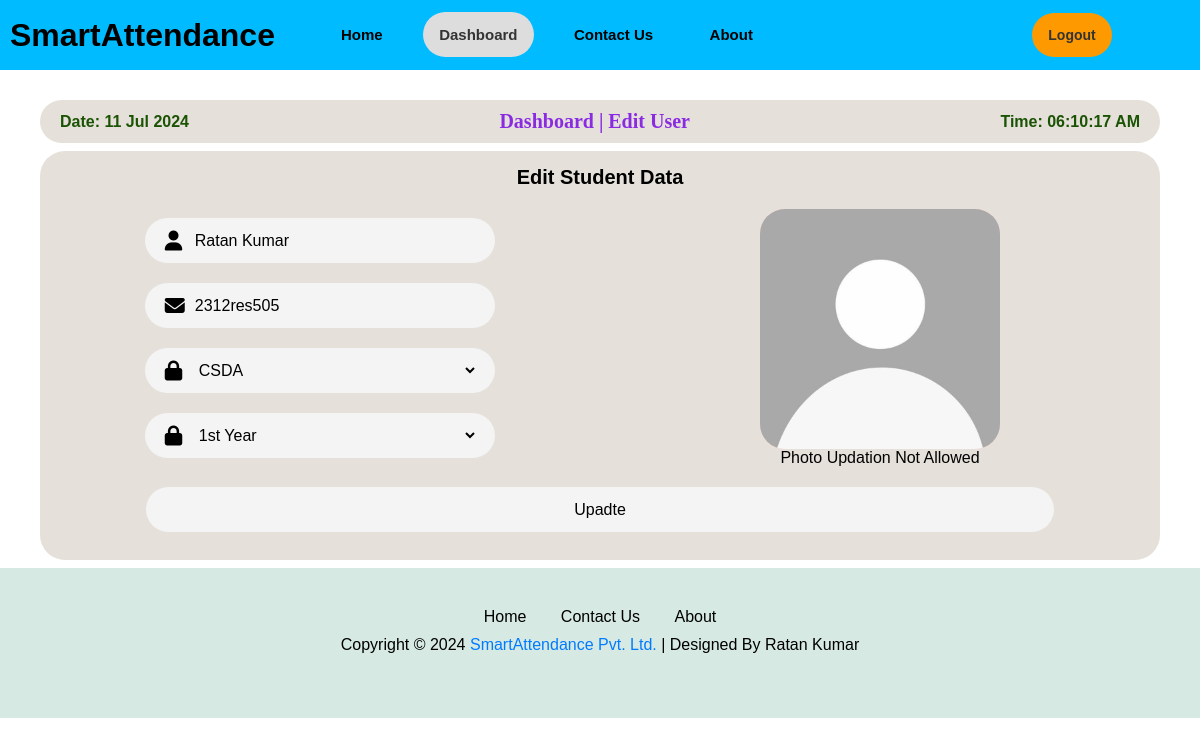
Page /edit_user/1 (signed in) on the earlier database version.
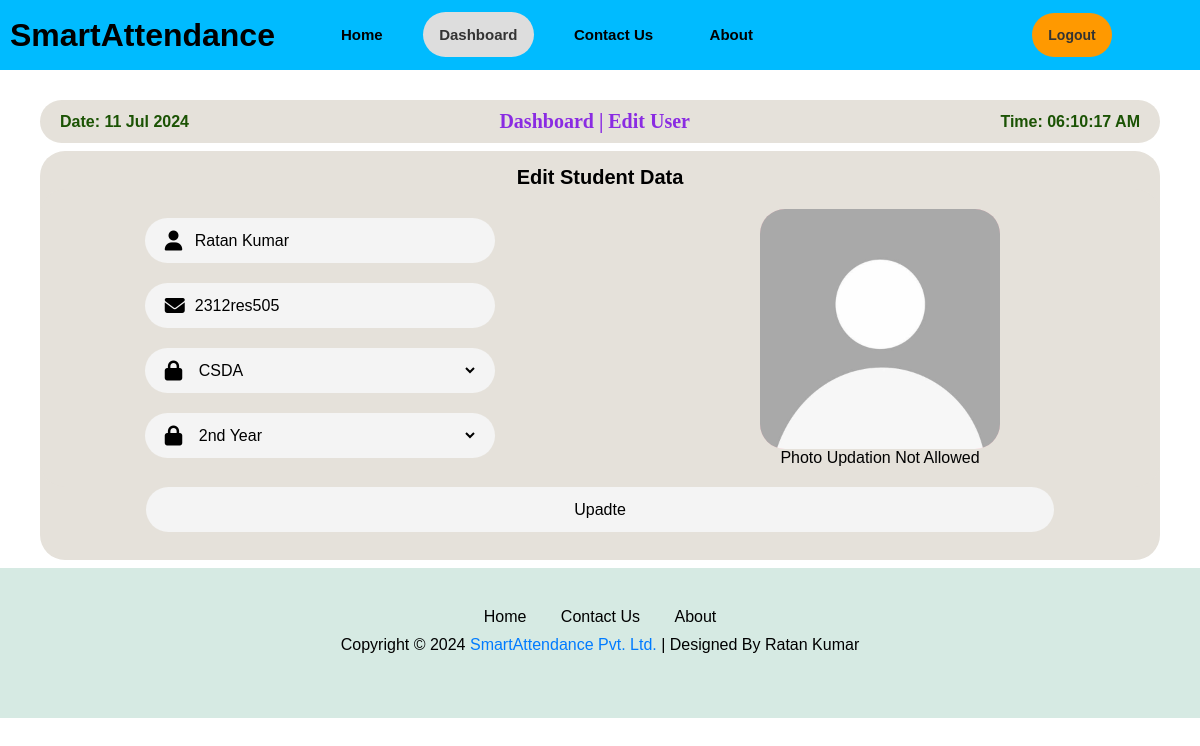
Same page on the later database version.
### app.py (models this page shows, shortened)
class Student(db.Model):
    st_id = db.Column(db.Integer, primary_key=True)
    user_id = db.Column(db.Integer, db.ForeignKey('user.id'), nullable=False)
    st_name = db.Column(db.String(100), nullable=False)
    roll_no = db.Column(db.String(100), unique=True, nullable=False)
    branch = db.Column(db.String(100), nullable=False)
    year = db.Column(db.String(100), nullable=False)
    created_at = db.Column(db.DateTime(timezone=True), server_default=func.now())
    user = db.relationship('User', backref=db.backref('students', lazy=True))

### app.py (the view, shortened to what this page needs)
@app.route('/edit_user/<int:student_id>', methods=['GET', 'POST'])
def edit_user(student_id):
    if 'email' in session:
        user = User.query.filter_by(email=session['email']).first()
        student = Student.query.filter_by(st_id=student_id, user_id=user.id).first()
        if not student:
            flash('Student not found or you do not have permission to edit this student.', 'error')
            return redirect('/edit_user')
        return render_template('edit_user1.html', active_page='dashboard', user=user, student=student, title='Dashboard | Edit Student')
    else:
        flash('You need to login first.', 'error')
        return redirect('/login')

### templates/edit_user1.html (shortened to what this page needs)
{% extends "layout.html" %}
{% block content %}
<link rel="stylesheet" href="{{ url_for('static', filename='css/edit_user.css') }}">
<div class="main-page">
    <div class="dashboard-page">
        <div class="Dashboard-menu-header">
            <h7 id="today_date">Date: {{ today_date }}</h7>
            <h1>Dashboard | Edit User</h1>
            <h7 id="today_time">Time: {{ today_time }}</h7>
        </div>
        <div class="Dashboard-menux">
            <form action="/edit_user/{{student.st_id}}" method="POST">
                <h4>Edit Student Data</h4>
                <div class="Dashboard-menu">
                    <div class="box1">
                        <div class="input-container">
                            <i class="fas fa-user"></i>
                            <input type="text" name="st_name" value="{{ student.st_name }}" placeholder="Name" required>
                        </div>
                        <div class="input-container">
                            <i class="fas fa-envelope"></i>
                            <input type="text" name="roll_no" value="{{ student.roll_no }}" placeholder="Roll No." required>
                        </div>
                        <div class="input-container">
                            <i class="fas fa-lock"></i>
                            <select id="dropdown" name="branch" required>
                                <option value="CSDA" {% if student.branch == 'CSDA' %} selected {% endif %}>CSDA</option>
                            </select>
                        </div>
                        <div class="input-container">
                            <i class="fas fa-lock"></i>
                            <select id="dropdown" name="year" required>
                                <option value="1" {% if student.year == '1' %} selected {% endif %}>1st Year</option>
                                <option value="2" {% if student.year == '2' %} selected {% endif %}>2nd Year</option>
                            </select>
                        </div>
                    </div>
                    <div class="box2">
                        <div class="video-container">
                            <img src="{{ url_for('static', filename='Images/camera_demo.jpg') }}" alt="Video_capture">
                            <p>Photo Updation Not Allowed</p>
                        </div>
                    </div>
                </div>
                <div class="submit-container">
                    <input type="submit" value="Upadte">
                </div>
            </form>
        </div>
    </div>
</div>
{% endblock %}

Differences in the rows shown:
changed Student "Ratan Kumar": year "1st Year" → "2nd Year"
